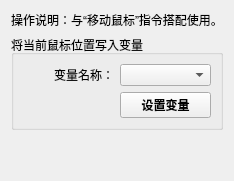
       <widget class="QWidget" name="tab_41">
        <attribute name="title">
         <string>获取鼠标位置</string>
        </attribute>
        <layout class="QVBoxLayout" name="verticalLayout_13">
         <item>
          <widget class="QLabel" name="label_159">
           <property name="sizePolicy">
            <sizepolicy hsizetype="Preferred" vsizetype="Preferred">
             <horstretch>0</horstretch>
             <verstretch>0</verstretch>
            </sizepolicy>
           </property>
           <property name="text">
            <string>操作说明：与“移动鼠标”指令搭配使用。</string>
           </property>
           <property name="alignment">
            <set>Qt::AlignCenter</set>
           </property>
           <property name="wordWrap">
            <bool>false</bool>
           </property>
           <property name="margin">
            <number>0</number>
           </property>
           <property name="indent">
            <number>-1</number>
           </property>
           <property name="openExternalLinks">
            <bool>false</bool>
           </property>
          </widget>
         </item>
         <item>
          <widget class="QGroupBox" name="groupBox_58">
           <property name="title">
            <string>将当前鼠标位置写入变量</string>
           </property>
           <layout class="QGridLayout" name="gridLayout_61" columnstretch="1,1">
            <item row="0" column="1">
             <widget class="QComboBox" name="comboBox_60"/>
            </item>
            <item row="0" column="0">
             <widget class="QLabel" name="label_156">
              <property name="text">
               <string>变量名称：</string>
              </property>
              <property name="alignment">
               <set>Qt::AlignRight|Qt::AlignTrailing|Qt::AlignVCenter</set>
              </property>
             </widget>
            </item>
            <item row="2" column="0">
             <spacer name="horizontalSpacer_10">
              <property name="orientation">
               <enum>Qt::Horizontal</enum>
              </property>
              <property name="sizeHint" stdset="0">
               <size>
                <width>84</width>
                <height>20</height>
               </size>
              </property>
             </spacer>
            </item>
            <item row="2" column="1">
             <widget class="QPushButton" name="pushButton_51">
              <property name="font">
               <font>
                <family>微软雅黑</family>
                <weight>75</weight>
                <bold>true</bold>
               </font>
              </property>
              <property name="text">
               <string>设置变量</string>
              </property>
             </widget>
            </item>
           </layout>
          </widget>
         </item>
         <item>
          <spacer name="verticalSpacer_35">
           <property name="orientation">
            <enum>Qt::Vertical</enum>
           </property>
           <property name="sizeHint" stdset="0">
            <size>
             <width>20</width>
             <height>40</height>
            </size>
           </property>
          </spacer>
         </item>
        </layout>
       </widget>
